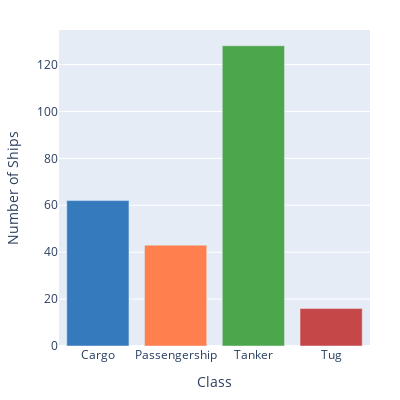
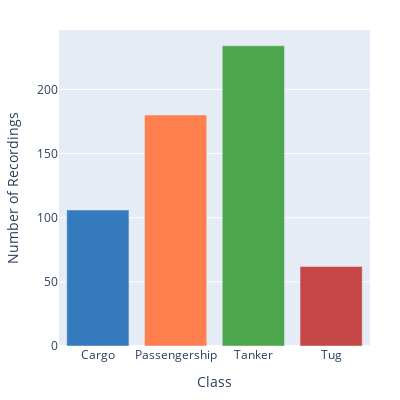

Notebook source saved alongside these figures, in order:
### Code cell
WIDTH = 400
HEIGHT = 400

# Ships chart
fig1 = go.Figure()
fig1.add_trace(go.Bar(
    x=subset["class"],
    y=subset["ships"],
    name="Ships",
    marker=dict(
        color=[custom_colors[cls] for cls in subset["class"]],
    )
))
fig1.update_layout(
    width=WIDTH,
    height=HEIGHT,
    xaxis_title="Class",
    yaxis=dict(title="Number of Ships"),
    margin=dict(l=50, r=30, t=30, b=30)
)

fig1.show()
fig1.write_image("num_ships_per_class.pdf")

# Recordings chart
fig2 = go.Figure()
fig2.add_trace(go.Bar(
    x=subset["class"],
    y=subset["recordings"],
    name="Recordings",
    marker=dict(
        color=[custom_colors[cls] for cls in subset["class"]],
    )
))
fig2.update_layout(
    width=WIDTH,
    height=HEIGHT,
    xaxis_title="Class",
    yaxis=dict(title="Number of Recordings"),
    margin=dict(l=50, r=30, t=30, b=30)
)
fig2.show()
fig2.write_image("num_recordings.pdf")

### Figure 1 — Plotly figure (JSON) as saved in the notebook; plotly's stock layout.template omitted (floating-point values rounded to 4 significant figures)
{"data": [{"marker": {"color": ["#357ABD", "#FF7F4E", "#4CA64C", "#C64747"]}, "name": "Ships", "type": "bar", "x": ["Cargo", "Passengership", "Tanker", "Tug"], "y": [62, 43, 128, 16]}], "layout": {"height": 400, "margin": {"b": 30, "l": 50, "r": 30, "t": 30}, "width": 400, "xaxis": {"title": {"text": "Class"}}, "yaxis": {"title": {"text": "Number of Ships"}}}}

### Figure 2 — Plotly figure (JSON) as saved in the notebook; plotly's stock layout.template omitted (floating-point values rounded to 4 significant figures)
{"data": [{"marker": {"color": ["#357ABD", "#FF7F4E", "#4CA64C", "#C64747"]}, "name": "Recordings", "type": "bar", "x": ["Cargo", "Passengership", "Tanker", "Tug"], "y": [106, 180, 234, 62]}], "layout": {"height": 400, "margin": {"b": 30, "l": 50, "r": 30, "t": 30}, "width": 400, "xaxis": {"title": {"text": "Class"}}, "yaxis": {"title": {"text": "Number of Recordings"}}}}
